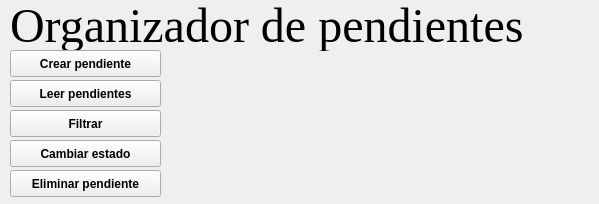
<?xml version="1.0" encoding="UTF-8"?>
<ui version="4.0">
 <class>MainWindow</class>
 <widget class="QMainWindow" name="MainWindow">
  <property name="geometry">
   <rect>
    <x>0</x>
    <y>0</y>
    <width>599</width>
    <height>204</height>
   </rect>
  </property>
  <property name="windowTitle">
   <string>Menu</string>
  </property>
  <property name="windowIcon">
   <iconset theme="QIcon::ThemeIcon::FormatJustifyCenter"/>
  </property>
  <widget class="QWidget" name="centralwidget">
   <widget class="QLabel" name="tituloMain">
    <property name="geometry">
     <rect>
      <x>10</x>
      <y>0</y>
      <width>521</width>
      <height>51</height>
     </rect>
    </property>
    <property name="font">
     <font>
      <family>Times New Roman</family>
      <pointsize>36</pointsize>
     </font>
    </property>
    <property name="text">
     <string>Organizador de pendientes</string>
    </property>
   </widget>
   <widget class="QPushButton" name="botonCrear">
    <property name="geometry">
     <rect>
      <x>10</x>
      <y>50</y>
      <width>151</width>
      <height>27</height>
     </rect>
    </property>
    <property name="font">
     <font>
      <bold>true</bold>
     </font>
    </property>
    <property name="cursor">
     <cursorShape>PointingHandCursor</cursorShape>
    </property>
    <property name="text">
     <string>Crear pendiente</string>
    </property>
   </widget>
   <widget class="QPushButton" name="botonLeer">
    <property name="geometry">
     <rect>
      <x>10</x>
      <y>80</y>
      <width>151</width>
      <height>27</height>
     </rect>
    </property>
    <property name="font">
     <font>
      <bold>true</bold>
     </font>
    </property>
    <property name="cursor">
     <cursorShape>PointingHandCursor</cursorShape>
    </property>
    <property name="text">
     <string>Leer pendientes</string>
    </property>
   </widget>
   <widget class="QPushButton" name="botonCambiar">
    <property name="geometry">
     <rect>
      <x>10</x>
      <y>140</y>
      <width>151</width>
      <height>27</height>
     </rect>
    </property>
    <property name="font">
     <font>
      <bold>true</bold>
     </font>
    </property>
    <property name="cursor">
     <cursorShape>PointingHandCursor</cursorShape>
    </property>
    <property name="text">
     <string>Cambiar estado</string>
    </property>
   </widget>
   <widget class="QPushButton" name="botonEliminar">
    <property name="geometry">
     <rect>
      <x>10</x>
      <y>170</y>
      <width>151</width>
      <height>27</height>
     </rect>
    </property>
    <property name="font">
     <font>
      <bold>true</bold>
     </font>
    </property>
    <property name="cursor">
     <cursorShape>PointingHandCursor</cursorShape>
    </property>
    <property name="text">
     <string>Eliminar pendiente</string>
    </property>
   </widget>
   <widget class="QPushButton" name="botonFiltrar">
    <property name="geometry">
     <rect>
      <x>10</x>
      <y>110</y>
      <width>151</width>
      <height>27</height>
     </rect>
    </property>
    <property name="font">
     <font>
      <bold>true</bold>
     </font>
    </property>
    <property name="cursor">
     <cursorShape>PointingHandCursor</cursorShape>
    </property>
    <property name="text">
     <string>Filtrar</string>
    </property>
   </widget>
  </widget>
 </widget>
 <resources/>
 <connections/>
</ui>
